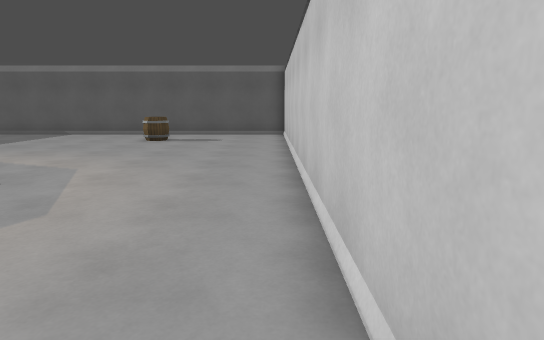
[1] (above)

12 first-person views from a walk through a level from a Godot 3-D game. The camera is 1.4 m above the floor, tilts 10° down and sees 75° across. The floor is counted in squares, 1 m on a side. Each view is taken from the middle of a square. On the plan, view 1 faces up. The plan holds only what a view shows up to about 15 squares ahead; the rest is blank. Surface patterns are stand-ins for the level's own textures.

[2]
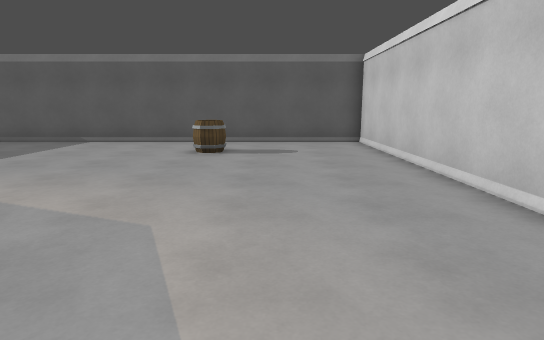

[3]
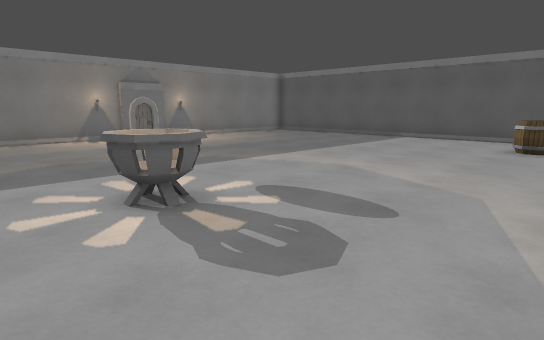

[4]
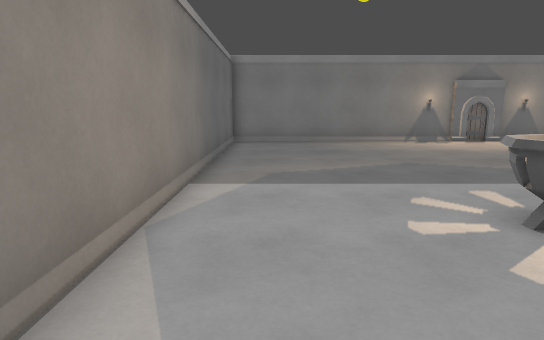

[5]
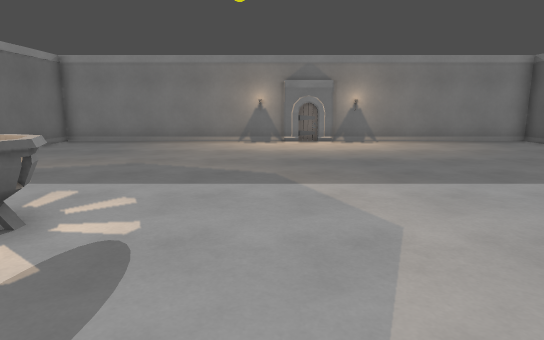

[6]
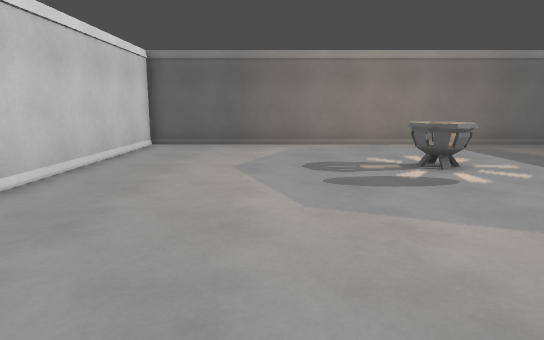

[7]
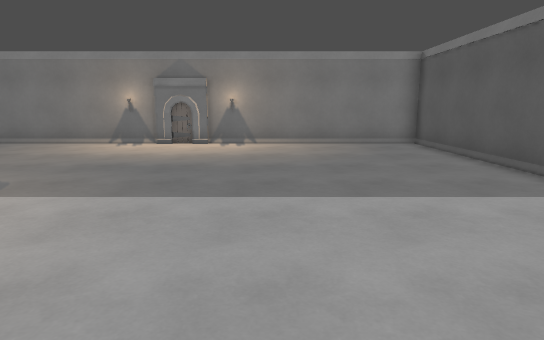

[8]
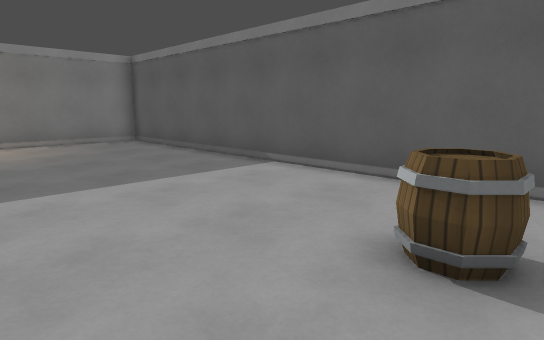

[9]
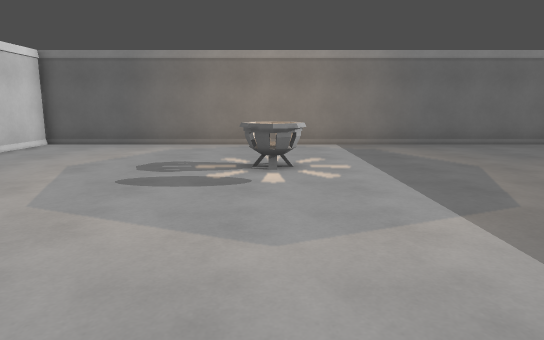

[10]
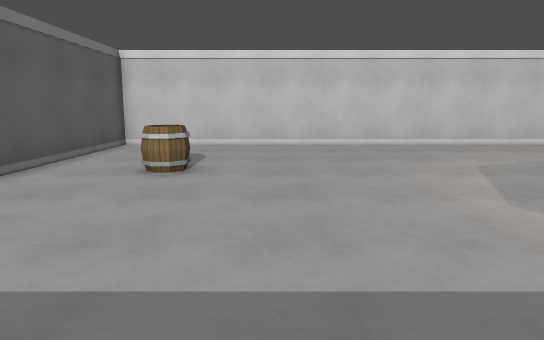

[11]
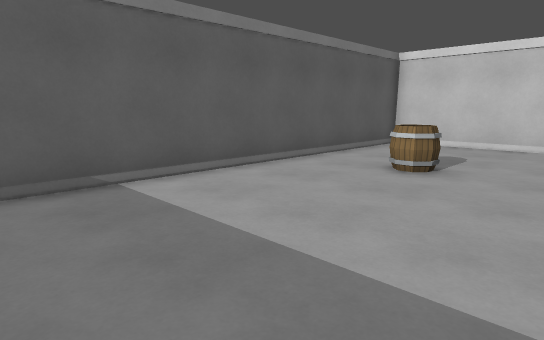

[12]
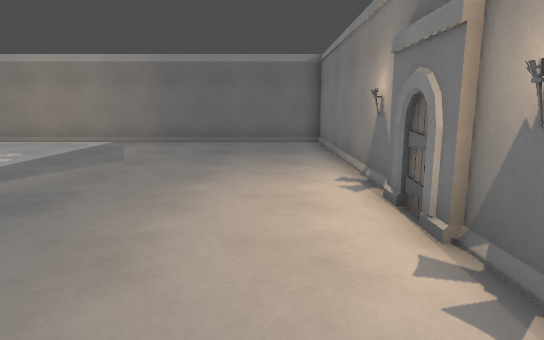

### Floor plan
Points are (right, up) in squares from view 1. A wall is a line through its corners. A room is listed if a view was taken in it or the views show most of it. See-through windows are left out.
Room 1 (views 1, 2, 3, 4, 5, 6, 7, 8, 9, 10, 11, 12)
walls: (-18.8, 10.2) (-18.8, 8.8); (0.7, -0.6) (0.7, 18.6) (-19, 18.6) (-19, -0.6) (0.7, -0.6)
low walls: (-8, 5.1) (-8.4, 4.9) (-8.6, 4.5) (-8.4, 4); (-7.6, 5.1) (-7.3, 4.4); (-8.8, 4.5) (-8.5, 5) (-8, 5.2) (-7.2, 4.9) (-7.5, 4) (-8, 3.8) (-8.6, 4.1); (-8.4, 4.2) (-7.9, 4) (-7.5, 4.1)
ways out: closed door at (-19, 9.5)
objects: other object (-19, 8); torch (-19, 11); barrel (-5, 15) to (-5, 16)

Where each view was taken, in squares from view 1:
view 1: 0 up, 0 right, facing up
view 2: 4 up, 3 left, facing up
view 3: 2 up, 3 left, facing up-left
view 4: 1 up, 4 left, facing left
view 5: 8 up, 4 left, facing left
view 6: 13 up, 4 left, facing down
view 7: 13 up, 5 left, facing left
view 8: 12 up, 4 left, facing up-left
view 9: 13 up, 8 left, facing down
view 10: 13 up, 13 left, facing right
view 11: 12 up, 13 left, facing up-right
view 12: 14 up, 17 left, facing down
